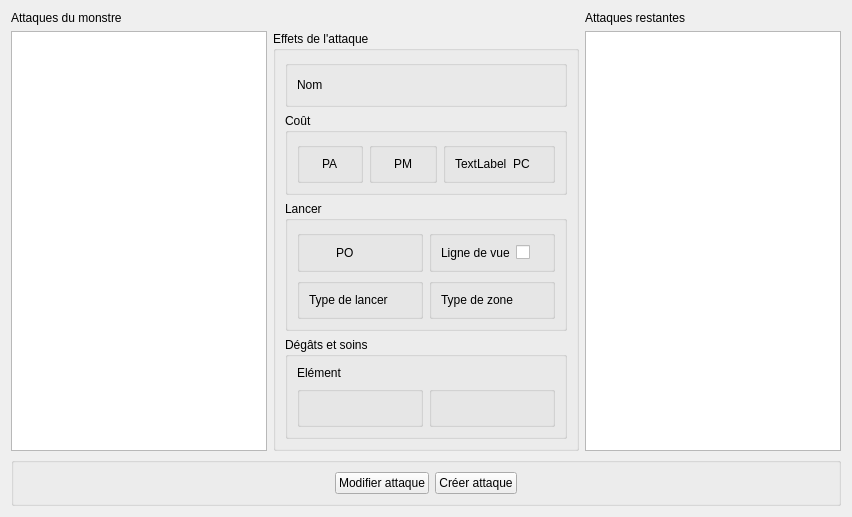
          <widget class="QWidget" name="attacksTab">
           <attribute name="title">
            <string>Attaques</string>
           </attribute>
           <layout class="QGridLayout" name="gridLayout_9">
            <item row="2" column="0" colspan="3">
             <widget class="QGroupBox" name="attacksButtonsBox">
              <property name="title">
               <string/>
              </property>
              <layout class="QHBoxLayout" name="horizontalLayout_3">
               <item>
                <spacer name="buttonsLeftSpacer">
                 <property name="orientation">
                  <enum>Qt::Horizontal</enum>
                 </property>
                 <property name="sizeHint" stdset="0">
                  <size>
                   <width>40</width>
                   <height>20</height>
                  </size>
                 </property>
                </spacer>
               </item>
               <item>
                <widget class="QPushButton" name="changeAttackButton">
                 <property name="text">
                  <string>Modifier attaque</string>
                 </property>
                </widget>
               </item>
               <item>
                <widget class="QPushButton" name="createAttackButton">
                 <property name="text">
                  <string>Créer attaque</string>
                 </property>
                </widget>
               </item>
               <item>
                <spacer name="buttonsRigthSpacer">
                 <property name="orientation">
                  <enum>Qt::Horizontal</enum>
                 </property>
                 <property name="sizeHint" stdset="0">
                  <size>
                   <width>40</width>
                   <height>20</height>
                  </size>
                 </property>
                </spacer>
               </item>
              </layout>
             </widget>
            </item>
            <item row="1" column="2">
             <widget class="QListWidget" name="attacksLeftListWidget">
              <property name="dragDropMode">
               <enum>QAbstractItemView::DragDrop</enum>
              </property>
              <property name="defaultDropAction">
               <enum>Qt::MoveAction</enum>
              </property>
              <property name="selectionMode">
               <enum>QAbstractItemView::SingleSelection</enum>
              </property>
             </widget>
            </item>
            <item row="0" column="0">
             <widget class="QLabel" name="attacksOwnedLabel">
              <property name="text">
               <string>Attaques du monstre</string>
              </property>
             </widget>
            </item>
            <item row="1" column="1">
             <widget class="QGroupBox" name="attackEffectsGroupBox">
              <property name="title">
               <string>Effets de l'attaque</string>
              </property>
              <layout class="QGridLayout" name="gridLayout_20">
               <item row="1" column="0">
                <widget class="QGroupBox" name="costBox">
                 <property name="title">
                  <string>Coût</string>
                 </property>
                 <layout class="QHBoxLayout" name="horizontalLayout_71">
                  <item>
                   <widget class="QGroupBox" name="paCostBox">
                    <property name="title">
                     <string/>
                    </property>
                    <layout class="QHBoxLayout" name="horizontalLayout_74">
                     <item>
                      <widget class="QLabel" name="paCostIcon">
                       <property name="text">
                        <string/>
                       </property>
                       <property name="pixmap">
                        <pixmap resource="../icons.qrc">:/assets/icons/skills/ap.png</pixmap>
                       </property>
                      </widget>
                     </item>
                     <item>
                      <widget class="QLabel" name="paCostLabel">
                       <property name="text">
                        <string>PA</string>
                       </property>
                      </widget>
                     </item>
                     <item>
                      <widget class="QLabel" name="paCostValue">
                       <property name="text">
                        <string/>
                       </property>
                      </widget>
                     </item>
                    </layout>
                   </widget>
                  </item>
                  <item>
                   <widget class="QGroupBox" name="pmCostBox">
                    <property name="title">
                     <string/>
                    </property>
                    <layout class="QHBoxLayout" name="horizontalLayout_75">
                     <item>
                      <widget class="QLabel" name="pmCostIcon">
                       <property name="text">
                        <string/>
                       </property>
                       <property name="pixmap">
                        <pixmap resource="../icons.qrc">:/assets/icons/skills/mp.png</pixmap>
                       </property>
                      </widget>
                     </item>
                     <item>
                      <widget class="QLabel" name="pmCostLabel">
                       <property name="text">
                        <string>PM</string>
                       </property>
                      </widget>
                     </item>
                     <item>
                      <widget class="QLabel" name="pmCostValue">
                       <property name="text">
                        <string/>
                       </property>
                      </widget>
                     </item>
                    </layout>
                   </widget>
                  </item>
                  <item>
                   <widget class="QGroupBox" name="pcCostBox">
                    <property name="title">
                     <string/>
                    </property>
                    <layout class="QHBoxLayout" name="horizontalLayout_76">
                     <item>
                      <widget class="QLabel" name="pcCostIcon">
                       <property name="text">
                        <string>TextLabel</string>
                       </property>
                      </widget>
                     </item>
                     <item>
                      <widget class="QLabel" name="pcCostLabel">
                       <property name="text">
                        <string>PC</string>
                       </property>
                      </widget>
                     </item>
                     <item>
                      <widget class="QLabel" name="pcCostValue">
                       <property name="text">
                        <string/>
                       </property>
                      </widget>
                     </item>
                    </layout>
                   </widget>
                  </item>
                 </layout>
                </widget>
               </item>
               <item row="3" column="0">
                <widget class="QGroupBox" name="damagesHealBox">
                 <property name="minimumSize">
                  <size>
                   <width>224</width>
                   <height>48</height>
                  </size>
                 </property>
                 <property name="title">
                  <string>Dégâts et soins</string>
                 </property>
                 <layout class="QGridLayout" name="gridLayout_18">
                  <item row="3" column="0">
                   <widget class="QGroupBox" name="damagesBox">
                    <property name="title">
                     <string/>
                    </property>
                    <layout class="QHBoxLayout" name="horizontalLayout_2">
                     <item>
                      <widget class="QLabel" name="damagesIconMin">
                       <property name="text">
                        <string/>
                       </property>
                       <property name="pixmap">
                        <pixmap resource="../icons.qrc">:/assets/icons/skills/mastery.png</pixmap>
                       </property>
                      </widget>
                     </item>
                     <item>
                      <widget class="QLabel" name="damagesValueMin">
                       <property name="text">
                        <string/>
                       </property>
                      </widget>
                     </item>
                     <item>
                      <widget class="QLabel" name="damagesIconMax">
                       <property name="text">
                        <string/>
                       </property>
                       <property name="pixmap">
                        <pixmap resource="../icons.qrc">:/assets/icons/skills/mastery.png</pixmap>
                       </property>
                      </widget>
                     </item>
                     <item>
                      <widget class="QLabel" name="damagesValueMax">
                       <property name="text">
                        <string/>
                       </property>
                      </widget>
                     </item>
                    </layout>
                   </widget>
                  </item>
                  <item row="3" column="1">
                   <widget class="QGroupBox" name="healBox">
                    <property name="title">
                     <string/>
                    </property>
                    <layout class="QHBoxLayout" name="horizontalLayout">
                     <item>
                      <widget class="QLabel" name="healIconMin">
                       <property name="text">
                        <string/>
                       </property>
                       <property name="pixmap">
                        <pixmap resource="../icons.qrc">:/assets/icons/skills/heals.png</pixmap>
                       </property>
                      </widget>
                     </item>
                     <item>
                      <widget class="QLabel" name="healValueMin">
                       <property name="text">
                        <string/>
                       </property>
                      </widget>
                     </item>
                     <item>
                      <widget class="QLabel" name="healIconMax">
                       <property name="text">
                        <string/>
                       </property>
                       <property name="pixmap">
                        <pixmap resource="../icons.qrc">:/assets/icons/skills/heals.png</pixmap>
                       </property>
                      </widget>
                     </item>
                     <item>
                      <widget class="QLabel" name="healValueMax">
                       <property name="text">
                        <string/>
                       </property>
                      </widget>
                     </item>
                    </layout>
                   </widget>
                  </item>
                  <item row="2" column="0">
                   <widget class="QLabel" name="elementLabel">
                    <property name="text">
                     <string>Elément</string>
                    </property>
                   </widget>
                  </item>
                  <item row="2" column="1">
                   <widget class="QLabel" name="elementValue">
                    <property name="text">
                     <string/>
                    </property>
                   </widget>
                  </item>
                 </layout>
                </widget>
               </item>
               <item row="0" column="0">
                <widget class="QGroupBox" name="attackNameBox">
                 <property name="title">
                  <string/>
                 </property>
                 <layout class="QHBoxLayout" name="horizontalLayout_60">
                  <item>
                   <widget class="QLabel" name="attackNameLabel">
                    <property name="text">
                     <string>Nom</string>
                    </property>
                   </widget>
                  </item>
                  <item>
                   <spacer name="attackNameSpacer">
                    <property name="orientation">
                     <enum>Qt::Horizontal</enum>
                    </property>
                    <property name="sizeHint" stdset="0">
                     <size>
                      <width>40</width>
                      <height>20</height>
                     </size>
                    </property>
                   </spacer>
                  </item>
                  <item>
                   <widget class="QLabel" name="attackNameValue">
                    <property name="text">
                     <string/>
                    </property>
                   </widget>
                  </item>
                 </layout>
                </widget>
               </item>
               <item row="2" column="0">
                <widget class="QGroupBox" name="launchBox">
                 <property name="title">
                  <string>Lancer</string>
                 </property>
                 <layout class="QGridLayout" name="gridLayout_16">
                  <item row="0" column="0">
                   <widget class="QGroupBox" name="poAttackBox">
                    <property name="title">
                     <string/>
                    </property>
                    <layout class="QHBoxLayout" name="horizontalLayout_68">
                     <item>
                      <widget class="QLabel" name="poAttackIcon">
                       <property name="text">
                        <string/>
                       </property>
                       <property name="pixmap">
                        <pixmap resource="../icons.qrc">:/assets/icons/skills/range.png</pixmap>
                       </property>
                      </widget>
                     </item>
                     <item>
                      <widget class="QLabel" name="poAttackLabel">
                       <property name="text">
                        <string>PO</string>
                       </property>
                      </widget>
                     </item>
                     <item>
                      <widget class="QLabel" name="poAttackValueMin">
                       <property name="text">
                        <string/>
                       </property>
                      </widget>
                     </item>
                     <item>
                      <widget class="QLabel" name="poAttackValueMax">
                       <property name="text">
                        <string/>
                       </property>
                      </widget>
                     </item>
                    </layout>
                   </widget>
                  </item>
                  <item row="0" column="1">
                   <widget class="QGroupBox" name="viewLineBox">
                    <property name="title">
                     <string/>
                    </property>
                    <layout class="QHBoxLayout" name="horizontalLayout_62">
                     <item>
                      <widget class="QLabel" name="viewLineLabel">
                       <property name="text">
                        <string>Ligne de vue</string>
                       </property>
                      </widget>
                     </item>
                     <item>
                      <widget class="QCheckBox" name="viewLineValue">
                       <property name="text">
                        <string/>
                       </property>
                      </widget>
                     </item>
                    </layout>
                   </widget>
                  </item>
                  <item row="1" column="1">
                   <widget class="QGroupBox" name="typeAreaBox">
                    <property name="title">
                     <string/>
                    </property>
                    <layout class="QHBoxLayout" name="horizontalLayout_63">
                     <item>
                      <widget class="QLabel" name="typeAreaLabel">
                       <property name="text">
                        <string>Type de zone</string>
                       </property>
                      </widget>
                     </item>
                     <item>
                      <widget class="QLabel" name="typeAreaFormValue">
                       <property name="text">
                        <string/>
                       </property>
                      </widget>
                     </item>
                     <item>
                      <widget class="QLabel" name="typeAreaSizeValue">
                       <property name="text">
                        <string/>
                       </property>
                      </widget>
                     </item>
                    </layout>
                   </widget>
                  </item>
                  <item row="1" column="0">
                   <widget class="QGroupBox" name="typeLaunchBox">
                    <property name="title">
                     <string/>
                    </property>
                    <layout class="QHBoxLayout" name="horizontalLayout_61">
                     <item>
                      <widget class="QLabel" name="typeLaunchLabel">
                       <property name="text">
                        <string>Type de lancer</string>
                       </property>
                      </widget>
                     </item>
                     <item>
                      <widget class="QLabel" name="typeLaunchValue">
                       <property name="text">
                        <string/>
                       </property>
                      </widget>
                     </item>
                    </layout>
                   </widget>
                  </item>
                 </layout>
                </widget>
               </item>
              </layout>
             </widget>
            </item>
            <item row="0" column="2">
             <widget class="QLabel" name="attacksLeftLabel">
              <property name="text">
               <string>Attaques restantes</string>
              </property>
             </widget>
            </item>
            <item row="1" column="0">
             <widget class="QListWidget" name="attacksOwnedListWidget">
              <property name="dragDropMode">
               <enum>QAbstractItemView::DragDrop</enum>
              </property>
              <property name="defaultDropAction">
               <enum>Qt::MoveAction</enum>
              </property>
              <property name="selectionMode">
               <enum>QAbstractItemView::SingleSelection</enum>
              </property>
             </widget>
            </item>
           </layout>
          </widget>
